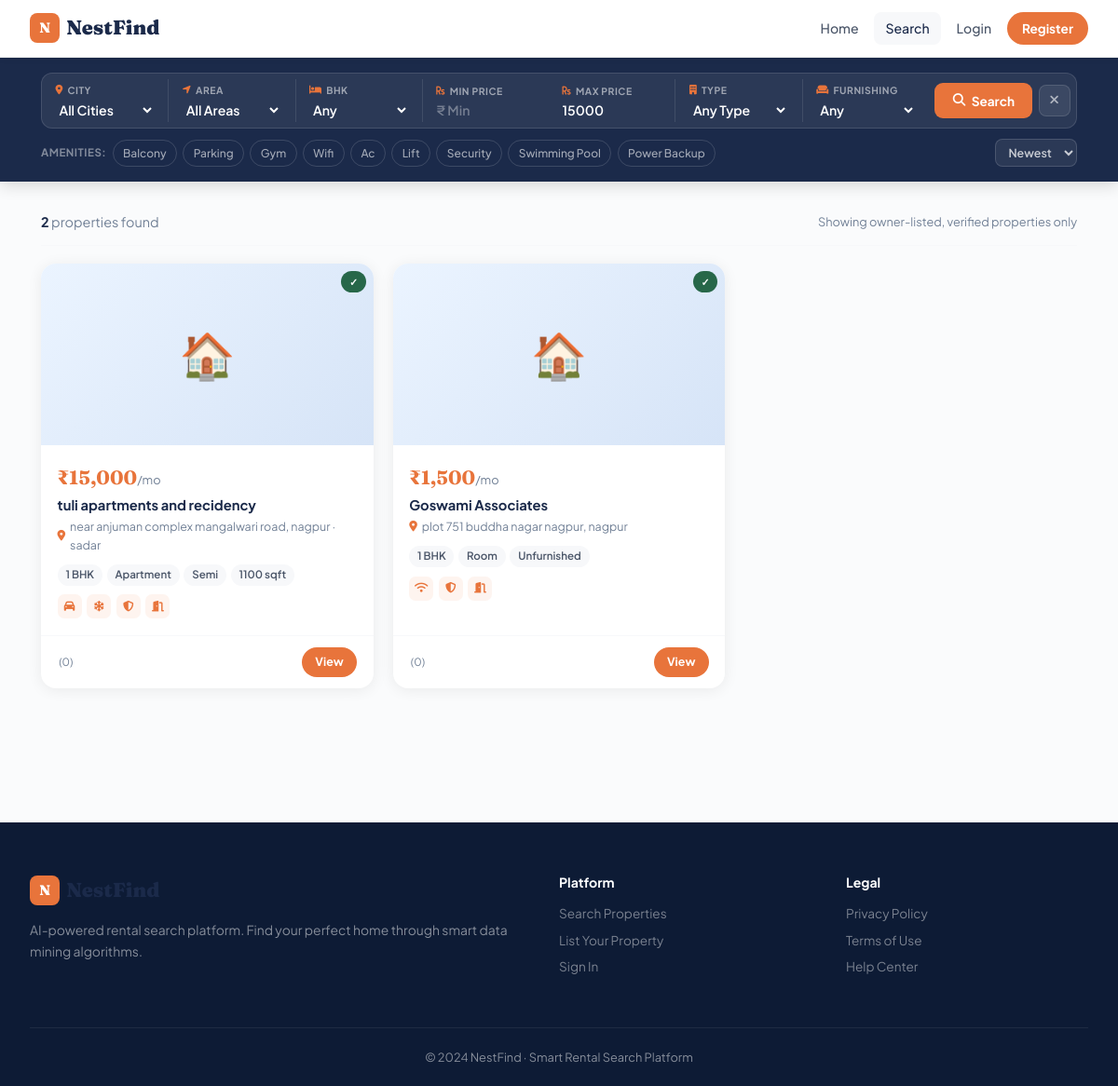
The app's page /search?max_price=15000 with its own data.
### models.py (models this page shows)
class Property(db.Model):
    __tablename__ = 'properties'
    id = db.Column(db.Integer, primary_key=True)
    owner_id = db.Column(db.Integer, db.ForeignKey('users.id'), nullable=False)
    title = db.Column(db.String(200), nullable=False)
    description = db.Column(db.Text)
    location = db.Column(db.String(200), nullable=False)
    city = db.Column(db.String(100), nullable=False)
    area = db.Column(db.String(150))  # area/locality within the city
    price = db.Column(db.Float, nullable=False)
    bhk = db.Column(db.Integer, nullable=False)
    property_type = db.Column(db.String(50))
    furnishing = db.Column(db.String(50))
    area_sqft = db.Column(db.Float)
    available_from = db.Column(db.Date)
    is_active = db.Column(db.Boolean, default=True)
    is_verified = db.Column(db.Boolean, default=False)
    is_hidden = db.Column(db.Boolean, default=False)
    created_at = db.Column(db.DateTime, default=datetime.utcnow)
    features = db.relationship('PropertyFeature', backref='property', uselist=False, lazy=True)
    images = db.relationship('PropertyImage', backref='property', lazy=True)
    wishlist_items = db.relationship('Wishlist', backref='property', lazy=True)
    reviews = db.relationship('Review', backref='property', lazy=True)

### routes/main.py (the view, shortened to what this page needs)
@main.route('/search')
def search():
    city = request.args.get('city','').strip()
    area = request.args.get('area','').strip()
    min_p = request.args.get('min_price','').strip()
    max_p = request.args.get('max_price','').strip()
    bhk   = request.args.get('bhk','').strip()
    ptype = request.args.get('property_type','').strip()
    furn  = request.args.get('furnishing','').strip()
    amenities = request.args.getlist('amenities')
    sort_by   = request.args.get('sort_by','newest')
    has_filters = any([city, area, min_p, max_p, bhk, ptype, furn, amenities])
    cities = [c[0] for c in db.session.query(Property.city).filter_by(
        is_active=True, is_hidden=False).distinct().all()]
    city_areas = {}
    for p in Property.query.filter(
        Property.is_active==True, Property.is_hidden==False, Property.area != None, Property.area != ''
    ).all():
        city_areas.setdefault(p.city, set()).add(p.area)
    city_areas = {k: sorted(v) for k, v in city_areas.items()}
    if not has_filters:
        return render_template('main/search.html',
                               properties=[], searched=False,
                               cities=cities, city_areas=city_areas, filters=request.args,
                               recommendations=[])
    q = Property.query.filter_by(is_active=True, is_hidden=False)
    if city:
        q = q.filter(Property.city.ilike(f'%{city}%'))
    if min_p:
        try: q = q.filter(Property.price >= float(min_p))
        except: pass
    if max_p:
        try: q = q.filter(Property.price <= float(max_p))
        except: pass
    if bhk:
        try: q = q.filter(Property.bhk == int(bhk))
        except: pass
    if ptype:
        q = q.filter(Property.property_type == ptype)
    if furn:
        q = q.filter(Property.furnishing == furn)
    if sort_by == 'price_asc':
        q = q.order_by(Property.price.asc())
    elif sort_by == 'price_desc':
        q = q.order_by(Property.price.desc())
    else:
        q = q.order_by(Property.created_at.desc())
    props = q.all()
    if amenities:
        props = [p for p in props if p.features and
                 all(getattr(p.features, a, False) for a in amenities)]
    props_data = [prop_dict(p) for p in props]
    recommendations = []
    return render_template('main/search.html',
                           properties=props_data, searched=True,
                           recommendations=recommendations,
                           cities=cities, city_areas=city_areas, filters=request.args)

### templates/main/search.html (shortened to what this page needs)
{% extends 'base.html' %}
{% block content %}
<div class="search-topbar">
  <div class="container">
    <form method="GET" action="/search" id="filterForm">
      <div class="filter-bar-inner">
        <div class="fb-field">
          <label><i class="fas fa-map-marker-alt"></i> City</label>
          <select name="city" class="fb-select" id="citySelect" onchange="updateAreas()">
            <option value="">All Cities</option>
          </select>
        </div>
        <div class="fb-field" id="areaField">
          <label><i class="fas fa-location-arrow"></i> Area</label>
          <select name="area" class="fb-select" id="areaSelect">
            <option value="">All Areas</option>
          </select>
        </div>
        <div class="fb-field">
          <label><i class="fas fa-bed"></i> BHK</label>
          <select name="bhk" class="fb-select">
            <option value="">Any</option>
          </select>
        </div>
        <div class="fb-field">
          <label><i class="fas fa-rupee-sign"></i> Min Price</label>
          <input type="number" name="min_price" class="fb-input" placeholder="₹ Min" value="{{ filters.get('min_price','') }}">
        </div>
        <div class="fb-field">
          <label><i class="fas fa-rupee-sign"></i> Max Price</label>
          <input type="number" name="max_price" class="fb-input" placeholder="₹ Max" value="{{ filters.get('max_price','') }}">
        </div>
        <div class="fb-field">
          <label><i class="fas fa-building"></i> Type</label>
          <select name="property_type" class="fb-select">
            <option value="">Any Type</option>
          </select>
        </div>
        <div class="fb-field">
          <label><i class="fas fa-couch"></i> Furnishing</label>
          <select name="furnishing" class="fb-select">
            <option value="">Any</option>
          </select>
        </div>
        <div class="fb-actions">
          <button type="submit" class="fb-search-btn"><i class="fas fa-search"></i> Search</button>
          <button type="button" class="fb-clear-btn" onclick="clearFilters()" title="Clear all filters"><i class="fas fa-times"></i></button>
        </div>
      </div>
      <div class="amenities-row">
        <span class="amenities-label">Amenities:</span>
        {% for am in ['balcony','parking','gym','wifi','ac','lift','security','swimming_pool','power_backup'] %}
        <label class="amenity-toggle {% if am in (filters.getlist('amenities') if filters else []) %}selected{% endif %}">
          {{ am|replace('_',' ')|title }}
        </label>
        {% endfor %}
        <div class="sort-wrap">
          <select name="sort_by" class="fb-select sort-select">
            <option value="newest" {% if filters.get('sort_by','newest')=='newest' %}selected{% endif %}>Newest</option>
          </select>
        </div>
      </div>
    </form>
  </div>
</div>
<div class="container search-results-wrap">
  {% if not searched %}
  <div class="search-landing">
    <div class="sl-icon">🏠</div>
    <h2>Find Your Perfect Rental</h2>
    <p>Use the filters above to search from owner-listed properties.<br>Only real, verified listings appear here.</p>
    <div class="sl-hints">
      <span>Try: <a href="/search?city=Pune">Pune</a></span>
      <span>Try: <a href="/search?bhk=2">2 BHK</a></span>
      <span>Try: <a href="/search?max_price=15000">Under ₹15,000</a></span>
    </div>
  </div>
  {% else %}
  <div class="results-meta">
    <span class="results-count">
      {% if properties %}
        <strong>{{ properties|length }}</strong> propert{{ 'y' if properties|length==1 else 'ies' }} found
      {% else %}
        No properties found
      {% endif %}
    </span>
    {% if properties %}
    <span class="results-hint">Showing owner-listed, verified properties only</span>
    {% endif %}
  </div>
  {% if properties %}
  <div class="cards-grid">
    {% for p in properties %}
    <a href="/property/{{ p.id }}" class="prop-card">
      <div class="pc-img">
        {% if p.images %}<img src="{{ p.images[0].url }}" alt="{{ p.title }}">
        {% else %}<div class="pc-img-ph">🏠</div>{% endif %}
        {% if p.is_verified %}<span class="pc-verified">✓</span>{% endif %}
      </div>
      <div class="pc-body">
        <div class="pc-price">₹{{ "{:,.0f}".format(p.price) }}<span>/mo</span></div>
        <h3>{{ p.title }}</h3>
        <div class="pc-loc"><i class="fas fa-map-marker-alt"></i> {{ p.location }}, {{ p.city }}{% if p.area %} · {{ p.area }}{% endif %}</div>
        <div class="pc-tags">
          <span>{{ p.bhk }} BHK</span>
          {% if p.property_type %}<span>{{ p.property_type|capitalize }}</span>{% endif %}
          {% if p.furnishing %}<span>{{ p.furnishing|capitalize }}</span>{% endif %}
          {% if p.area_sqft %}<span>{{ p.area_sqft|int }} sqft</span>{% endif %}
        </div>
        <div class="pc-chips">
          {% if p.wifi %}<span title="WiFi"><i class="fas fa-wifi"></i></span>{% endif %}
          {% if p.parking %}<span title="Parking"><i class="fas fa-car"></i></span>{% endif %}
          {% if p.ac %}<span title="AC"><i class="fas fa-snowflake"></i></span>{% endif %}
          {% if p.security %}<span title="Security"><i class="fas fa-shield-alt"></i></span>{% endif %}
          {% if p.balcony %}<span title="Balcony"><i class="fas fa-door-open"></i></span>{% endif %}
        </div>
      </div>
      <div class="pc-footer">
        <div class="pc-rating">
          <span>({{ p.review_count }})</span>
        </div>
        <div style="display:flex;gap:.5rem;align-items:center;">
          <span class="pc-btn">View</span>
        </div>
      </div>
    </a>
    {% endfor %}
  </div>
  {% else %}
  <div class="no-results">
    <div class="nr-icon">🔍</div>
    <h3>No properties match your filters</h3>
    <p>Try adjusting your search or <button class="link-btn" onclick="clearFilters()">clear all filters</button></p>
  </div>
  {% endif %}
  {% endif %}
</div>
{% endblock %}

### records on screen
Property: price "15,000", title "tuli apartments and recidency", location "near anjuman complex mangalwari road", city "nagpur", area "sadar", property_type "Apartment", furnishing "Semi", area_sqft "1100"
Property: price "1,500", title "Goswami Associates", location "plot 751 buddha nagar nagpur", city "nagpur", property_type "Room", furnishing "Unfurnished"

### other values on screen
{{ am|replace('_',' ')|title }} "Balcony" "Parking" "Gym" "Wifi" "Ac" "Lift" "Security" "Swimming Pool" "Power Backup"
{{ properties|length }} "2"
{{ 'y' if properties|length==1 else 'ies' }} "ies"
{{ p.bhk }} "1" "1"
{{ p.review_count }} "0" "0"
